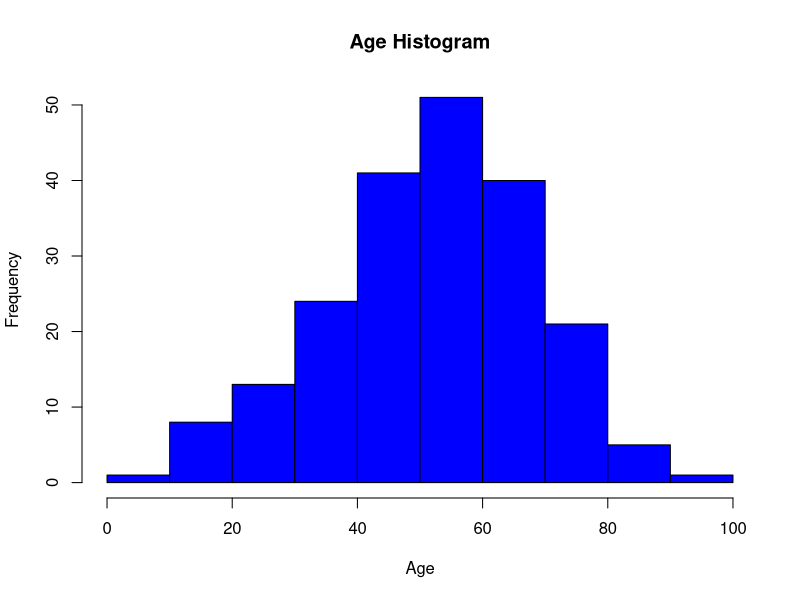
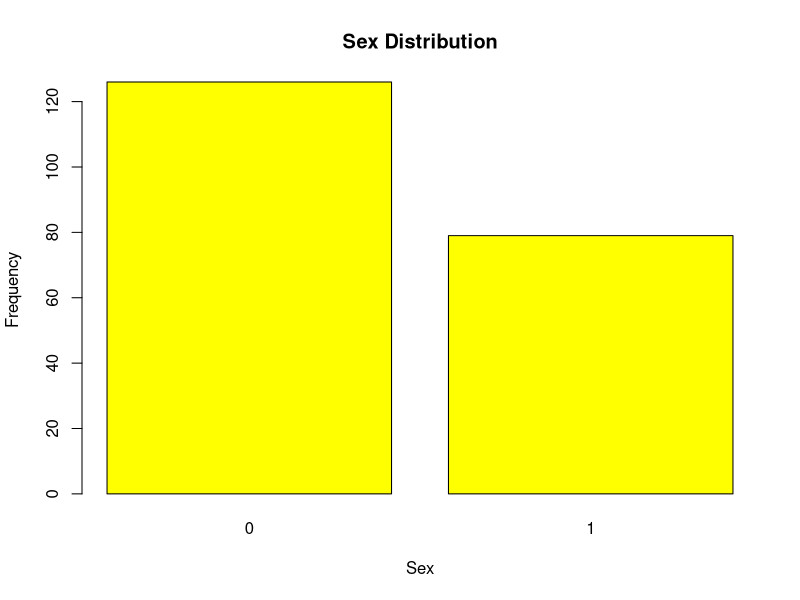
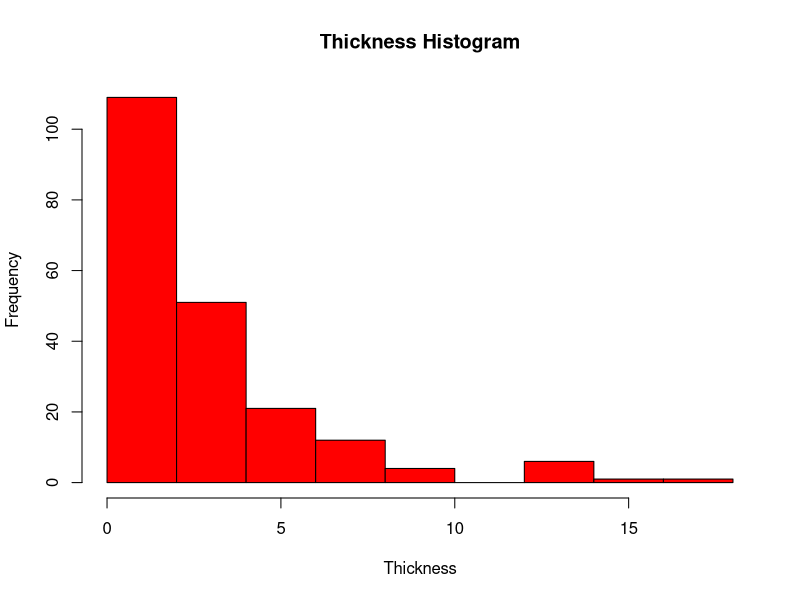
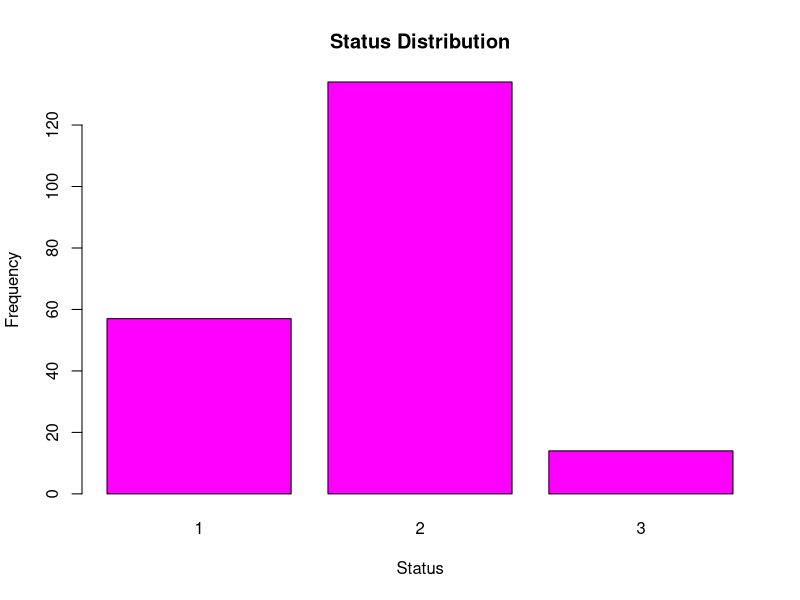
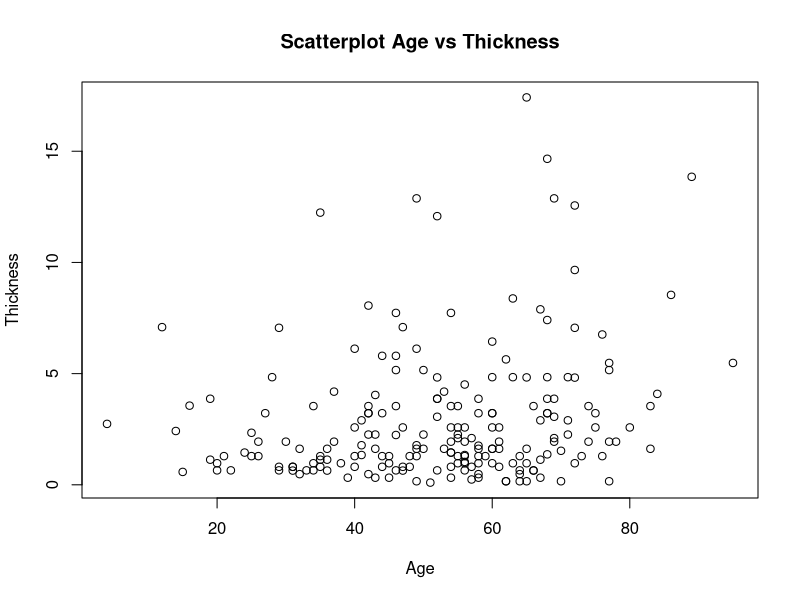
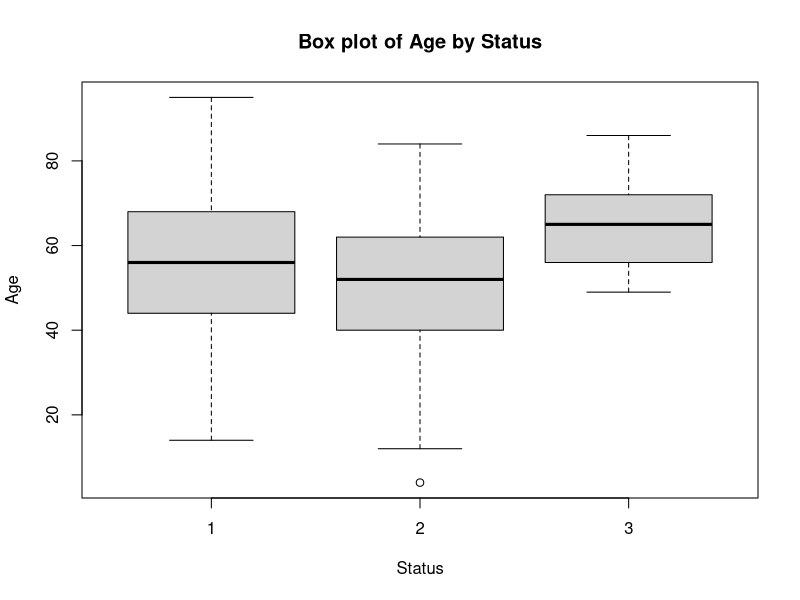
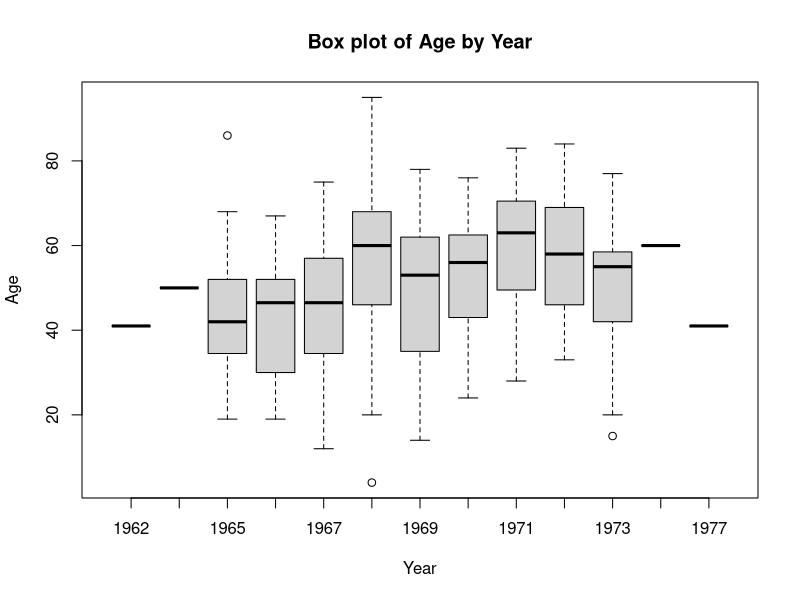
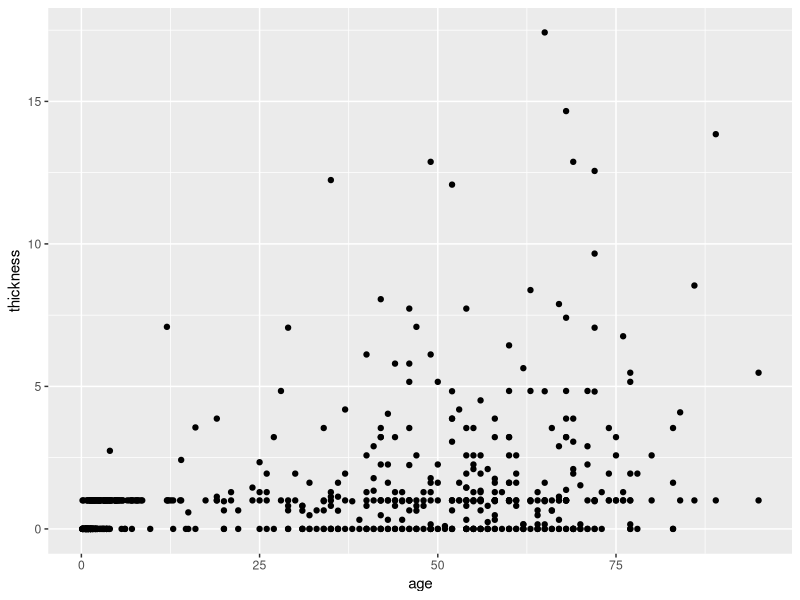

Generate these figures, in order, with R:
#a
setwd("C:/Users/darag/OneDrive/Documents/Statistics Labs/CA 1")
library(MASS)
data(Melanoma)

#b
ncol(Melanoma)
nrow(Melanoma)

#c
str(Melanoma)

#d
hist(Melanoma$age, main= 'Age Histogram', xlab= 'Age',col='blue')
barplot(table(Melanoma$sex), main= 'Sex Distribution', xlab = 'Sex', ylab= 'Frequency', col= 'yellow')
hist(Melanoma$thickness, main= 'Thickness Histogram', xlab= 'Thickness', col= 'red')
barplot(table(Melanoma$status), main= 'Status Distribution', xlab='Status', ylab= 'Frequency', col='magenta')

#e
summary(Melanoma$age)
summary(Melanoma$year)
summary(Melanoma$ulcer)
summary(Melanoma$thickness)

#f
plot(Melanoma$age, Melanoma$thickness, main= 'Scatterplot Age vs Thickness', xlab= 'Age', ylab= 'Thickness')
table(Melanoma$sex, Melanoma$status)
boxplot(Melanoma$age~Melanoma$status, xlab= 'Status', ylab= 'Age', main= 'Box plot of Age by Status')
boxplot(Melanoma$age~Melanoma$year, xlab= 'Year', ylab= 'Age', main= 'Box plot of Age by Year')

#g
library(ggplot2)
ggplot(data= Melanoma) + geom_point(aes(x= age, y= thickness))+ geom_point(aes(x= thickness, y= ulcer))+geom_point(aes(x= age, y= ulcer))
ggplot(data= Melanoma) + geom_point(aes(x= age, y= thickness, color= ulcer))

#h
cor(Melanoma$age,Melanoma$ulcer, method='pearson')
cor(Melanoma$age,Melanoma$ulcer, method='spearman')
cor(Melanoma$age,Melanoma$thickness, method='pearson')
cor(Melanoma$age,Melanoma$thickness, method='spearman')
cor(Melanoma$age,Melanoma$status, method='pearson')
cor(Melanoma$age,Melanoma$status, method='spearman')
cor(Melanoma$ulcer,Melanoma$thickness, method='pearson')
cor(Melanoma$ulcer,Melanoma$thickness, method='spearman')
cor(Melanoma$status,Melanoma$time, method='pearson')
cor(Melanoma$status,Melanoma$time, method='spearman')

#i
cor.test(Melanoma$thickness,Melanoma$ulcer)

#j
linearmodel=lm(Melanoma$ulcer ~ Melanoma$thickness)
summary(linearmodel)
